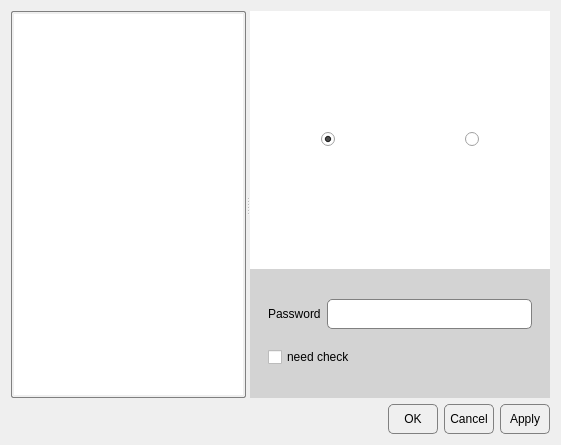
<?xml version="1.0" encoding="UTF-8"?>
<ui version="4.0">
 <class>OptionDialog</class>
 <widget class="QDialog" name="OptionDialog">
  <property name="geometry">
   <rect>
    <x>0</x>
    <y>0</y>
    <width>561</width>
    <height>445</height>
   </rect>
  </property>
  <property name="windowTitle">
   <string>Dialog</string>
  </property>
  <property name="styleSheet">
   <string notr="true">
QRadioButton::indicator::unchecked#radioButton_admin {
    image:url(:/user_admin_unchecked.png)
}

QRadioButton::indicator:unchecked:hover#radioButton_admin {
    image:url(:/user_admin_hover.png)
}


QRadioButton::indicator::checked#radioButton_admin {
    image:url(:/user_admin_checked.png)
}

QRadioButton::indicator:checked:hover#radioButton_admin {
    image:url(:/user_admin_checked.png)
}

QRadioButton::indicator::unchecked#radioButton_general {
    image:url(:/user_general_unchecked.png)
}

QRadioButton::indicator:unchecked:hover#radioButton_general {
    image:url(:/user_general_hover.png)
}


QRadioButton::indicator::checked#radioButton_general {
    image:url(:/user_general_checked.png)
}

QRadioButton::indicator:checked:hover#radioButton_general {
    image:url(:/user_general_checked.png)
}
QWidget#widget_up{
	background-color:white;
}
QWidget#widget_down{
	background-color:lightgray;
}
QLineEdit{
border:1px solid gray;
border-radius:5px;
}
QPushButton{
	border: 1px solid grey;
	border-radius:5px;
}
QPushButton:hover{
	border: 1px solid grey;
	border-radius:5px;
	
	background-color: rgb(172, 190, 255);
}
QPushButton:pressed{
	border: 1px solid grey;
	border-radius:5px;
	color:white;
	background-color: rgb(0, 85, 255);
}


QListView#listWidget{
	padding:2px;
	show-decoration-selected: 1;
	border:1px solid gray;
	border-radius: 2px;
}
QListView::item#listWidget{
	border: 1px solid #d9d9d9;
	border-left-color: transparent;
	border-top-color: transparent;
	height:30px;
}
QListView::item:hover#listWidget {
	background: qlineargradient(x1: 0, y1: 0, x2: 0, y2: 1, stop: 0 #e7effd, stop: 1 #cbdaf1);
	border: 1px solid #bfcde4;

}
QListView::item:selected#listWidget{
	border: 1px solid #567dbc;

}
 QListView::item:selected:active#listWidget{
	background: #567DBC;

}
QListView::item:selected:!active#listWidget{
	background: #567DBC;

}
</string>
  </property>
  <layout class="QVBoxLayout" name="verticalLayout" stretch="1,0">
   <item>
    <widget class="QSplitter" name="splitter">
     <property name="frameShape">
      <enum>QFrame::NoFrame</enum>
     </property>
     <property name="orientation">
      <enum>Qt::Horizontal</enum>
     </property>
     <property name="childrenCollapsible">
      <bool>true</bool>
     </property>
     <widget class="QListWidget" name="listWidget">
      <property name="maximumSize">
       <size>
        <width>16777215</width>
        <height>16777215</height>
       </size>
      </property>
     </widget>
     <widget class="QStackedWidget" name="stackedWidget">
      <property name="sizePolicy">
       <sizepolicy hsizetype="Expanding" vsizetype="Expanding">
        <horstretch>0</horstretch>
        <verstretch>0</verstretch>
       </sizepolicy>
      </property>
      <property name="minimumSize">
       <size>
        <width>300</width>
        <height>0</height>
       </size>
      </property>
      <property name="currentIndex">
       <number>0</number>
      </property>
      <widget class="QWidget" name="userlogin">
       <layout class="QVBoxLayout" name="verticalLayout_2" stretch="2,1">
        <property name="spacing">
         <number>0</number>
        </property>
        <property name="leftMargin">
         <number>0</number>
        </property>
        <property name="topMargin">
         <number>0</number>
        </property>
        <property name="rightMargin">
         <number>0</number>
        </property>
        <property name="bottomMargin">
         <number>0</number>
        </property>
        <item>
         <widget class="QWidget" name="widget_up" native="true">
          <layout class="QHBoxLayout" name="horizontalLayout_4">
           <item>
            <layout class="QHBoxLayout" name="horizontalLayout_2">
             <item>
              <spacer name="horizontalSpacer_2">
               <property name="orientation">
                <enum>Qt::Horizontal</enum>
               </property>
               <property name="sizeHint" stdset="0">
                <size>
                 <width>40</width>
                 <height>20</height>
                </size>
               </property>
              </spacer>
             </item>
             <item>
              <widget class="QRadioButton" name="radioButton_general">
               <property name="text">
                <string/>
               </property>
               <property name="checked">
                <bool>true</bool>
               </property>
              </widget>
             </item>
             <item>
              <spacer name="horizontalSpacer_3">
               <property name="orientation">
                <enum>Qt::Horizontal</enum>
               </property>
               <property name="sizeHint" stdset="0">
                <size>
                 <width>40</width>
                 <height>20</height>
                </size>
               </property>
              </spacer>
             </item>
            </layout>
           </item>
           <item>
            <layout class="QHBoxLayout" name="horizontalLayout_3">
             <item>
              <spacer name="horizontalSpacer_4">
               <property name="orientation">
                <enum>Qt::Horizontal</enum>
               </property>
               <property name="sizeHint" stdset="0">
                <size>
                 <width>40</width>
                 <height>20</height>
                </size>
               </property>
              </spacer>
             </item>
             <item>
              <widget class="QRadioButton" name="radioButton_admin">
               <property name="text">
                <string/>
               </property>
              </widget>
             </item>
             <item>
              <spacer name="horizontalSpacer_5">
               <property name="orientation">
                <enum>Qt::Horizontal</enum>
               </property>
               <property name="sizeHint" stdset="0">
                <size>
                 <width>40</width>
                 <height>20</height>
                </size>
               </property>
              </spacer>
             </item>
            </layout>
           </item>
          </layout>
         </widget>
        </item>
        <item>
         <widget class="QWidget" name="widget_down" native="true">
          <layout class="QVBoxLayout" name="verticalLayout_3">
           <item>
            <widget class="QWidget" name="widget_pw" native="true">
             <layout class="QVBoxLayout" name="verticalLayout_4">
              <item>
               <layout class="QHBoxLayout" name="horizontalLayout_5">
                <item>
                 <widget class="QLabel" name="label">
                  <property name="text">
                   <string>Password</string>
                  </property>
                 </widget>
                </item>
                <item>
                 <widget class="QLineEdit" name="lineEdit_PW">
                  <property name="minimumSize">
                   <size>
                    <width>0</width>
                    <height>30</height>
                   </size>
                  </property>
                  <property name="echoMode">
                   <enum>QLineEdit::Password</enum>
                  </property>
                 </widget>
                </item>
               </layout>
              </item>
              <item>
               <layout class="QHBoxLayout" name="horizontalLayout_6">
                <item>
                 <widget class="QCheckBox" name="checkBox_admin_need">
                  <property name="text">
                   <string>need check</string>
                  </property>
                 </widget>
                </item>
                <item>
                 <spacer name="horizontalSpacer_6">
                  <property name="orientation">
                   <enum>Qt::Horizontal</enum>
                  </property>
                  <property name="sizeHint" stdset="0">
                   <size>
                    <width>40</width>
                    <height>20</height>
                   </size>
                  </property>
                 </spacer>
                </item>
               </layout>
              </item>
             </layout>
            </widget>
           </item>
          </layout>
         </widget>
        </item>
       </layout>
      </widget>
      <widget class="QWidget" name="autoload">
       <layout class="QVBoxLayout" name="verticalLayout_5">
        <item>
         <widget class="QCheckBox" name="checkBox_autoLoad">
          <property name="text">
           <string>AutoLoad</string>
          </property>
         </widget>
        </item>
        <item>
         <spacer name="verticalSpacer">
          <property name="orientation">
           <enum>Qt::Vertical</enum>
          </property>
          <property name="sizeHint" stdset="0">
           <size>
            <width>20</width>
            <height>40</height>
           </size>
          </property>
         </spacer>
        </item>
       </layout>
      </widget>
     </widget>
    </widget>
   </item>
   <item>
    <layout class="QHBoxLayout" name="horizontalLayout">
     <item>
      <spacer name="horizontalSpacer">
       <property name="orientation">
        <enum>Qt::Horizontal</enum>
       </property>
       <property name="sizeHint" stdset="0">
        <size>
         <width>40</width>
         <height>20</height>
        </size>
       </property>
      </spacer>
     </item>
     <item>
      <widget class="QPushButton" name="btn_ok">
       <property name="minimumSize">
        <size>
         <width>50</width>
         <height>30</height>
        </size>
       </property>
       <property name="text">
        <string>OK</string>
       </property>
      </widget>
     </item>
     <item>
      <widget class="QPushButton" name="btn_cancel">
       <property name="minimumSize">
        <size>
         <width>50</width>
         <height>30</height>
        </size>
       </property>
       <property name="text">
        <string>Cancel</string>
       </property>
      </widget>
     </item>
     <item>
      <widget class="QPushButton" name="btn_apply">
       <property name="minimumSize">
        <size>
         <width>50</width>
         <height>30</height>
        </size>
       </property>
       <property name="text">
        <string>Apply</string>
       </property>
      </widget>
     </item>
    </layout>
   </item>
  </layout>
 </widget>
 <resources/>
 <connections/>
</ui>
